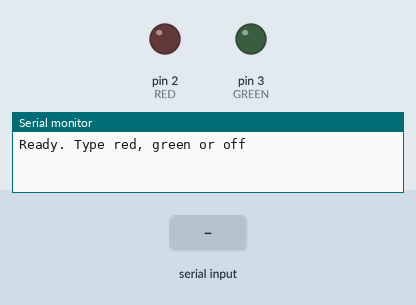
Recording of a sketch running on a simulated Arduino Uno, built with avr-gcc and run on an emulated ATmega328P. On the bench: output pins drawn as LEDs (lit = HIGH), the last lines printed to the serial monitor. The inputs (shaded band) are chosen by the test bench.

Above: at 2.2 s.
2.3 s: "RED\n" received over Serial
At 2.9 s:
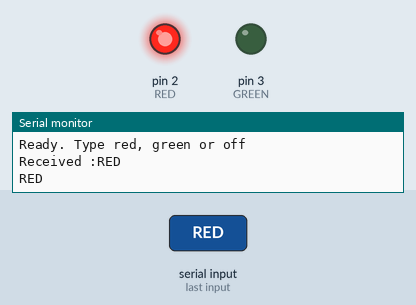
3.8 s: "green\n" received over Serial
At 4.1 s:
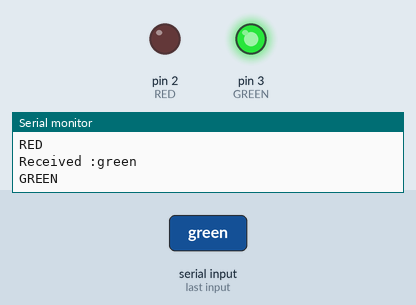
5.3 s: "on\n" received over Serial
At 6.3 s:
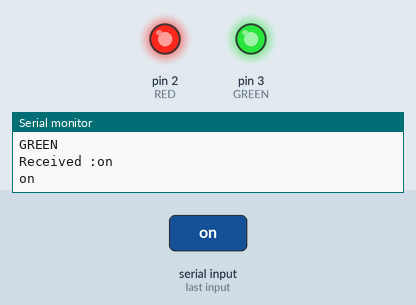
Timing chart, 0 to 8.3 s (numbered marks = the images above; inputs shaded):
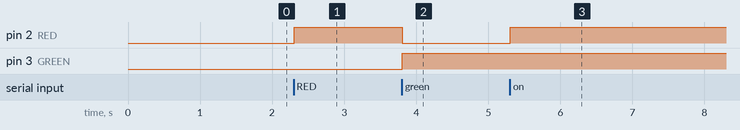

Measured:
- after the input at 2.3 s, pin 2 (RED): LOW → HIGH at once
- after the input at 3.8 s, pin 2 (RED): HIGH → LOW at once; pin 3 (GREEN): LOW → HIGH at once
- after the input at 5.3 s, pin 2 (RED): LOW → HIGH at once

The sketch:

serial_monitor.ino
```cpp
int RED=2;
int GREEN=3;
void setup(){
  Serial.begin(9600);
  delay(1000);
  pinMode(RED, OUTPUT);
  pinMode(GREEN,OUTPUT);
  digitalWrite(RED,LOW);
  digitalWrite(GREEN,LOW);
  Serial.println();
  Serial.println("Ready. Type red, green or off");
}
void loop() {
  if (Serial.available()> 0){
    String input = Serial.readStringUntil('\n');
    Serial.print("Received :");
    Serial.println(input);
    if(input == "RED")
    {
      Serial.println("RED");
      digitalWrite(RED,HIGH);
      digitalWrite(GREEN,LOW);
    }
    else if(input == "green")
    {
      Serial.println("GREEN");
      digitalWrite(GREEN,HIGH);
      digitalWrite(RED,LOW);
    }
    else if(input == "on"){
      Serial.println("on");
      digitalWrite(GREEN,HIGH);
      digitalWrite(RED,HIGH);
    }
    else if (input == "off")
    {
      Serial.println("off");
      digitalWrite(GREEN,LOW);
      digitalWrite(RED,LOW);
    }
    else if (input =="blink" )
    {
    Serial.println("blink");
    digitalWrite(GREEN,HIGH);
    digitalWrite(RED,LOW);
    delay(100);
    digitalWrite(GREEN,LOW);
    digitalWrite(RED,HIGH);
    delay(100);
    }

  }
}
```
